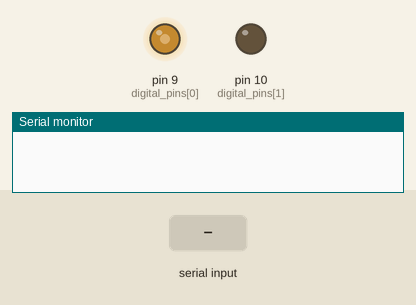
Recording of a sketch running on a simulated Arduino Leonardo, built with avr-gcc and run on an emulated ATmega32U4. Shown: output pins drawn as LEDs (lit = HIGH), the last lines printed to the serial monitor. The inputs (shaded band) are chosen by the test bench.

Above: at 11.2 s.
11.3 s: "Q\n" received over Serial
At 12.1 s:
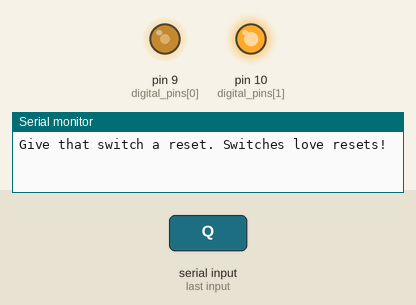
12.8 s: "0\n" received over Serial
14.3 s: "1\n" received over Serial
Timing chart, 0 to 17.3 s (numbered marks = the images above; inputs shaded):
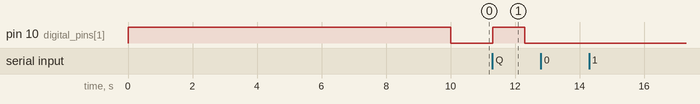

Measured:
- after the input at 11.3 s, pin 10 (digital_pins[1]): LOW → HIGH at once, → LOW 1.0 s later

The sketch:

Arduino.ino
```cpp
// Serial communication setup
constexpr long serial_baud_rate = 19200;
constexpr auto serial_config = SERIAL_8E1;

// Leonardo board information
constexpr int digital_pins[] = {9, 10, 11};
constexpr int analogue_pins[] = {A0, A1, A2};

const String STUDENT_NUMBER = "20887507";

unsigned long time1 = millis(); // LED receive indicator timer
unsigned long time2 = millis(); // Debug mode timer
unsigned long time3 = millis(); // Reset latch timer
unsigned long MillisecondsUpdtime = 0; // Uptime Counter

const byte numChars = 3; // two read bytes + end-of-line
char receivedChars[numChars]; // an array to store the received data

boolean newData = false;
boolean DebugMode = false;
boolean resetHigh =false;
String BinaryString = "";
String Outputstring = "";
int Aread = 0;

float volt_trans = 0;
float curr_trans = 0;
float phase_trans = 0;


void setup() {
  Serial.begin(19200,serial_config);
  pinMode(digital_pins[0], OUTPUT);
  pinMode(digital_pins[1], OUTPUT);
  pinMode(digital_pins[2], INPUT);

  TCCR1B = _BV(CS00);
  TCCR1A = _BV(CS01);

  analogWrite(9, 250);

  digitalWrite(10, HIGH);
  delay(10000);
  digitalWrite(10, LOW);

}

void loop()
{
 analogWrite(9, 250); //NB!!
 //Transducers();
 ReceiveData();
 TransmitData();
 DebugCheck();

  if((!resetHigh) && (receivedChars[0] == 'Q'))
  {
    Serial.println("Give that switch a reset. Switches love resets!");

    resetHigh = true;
    digitalWrite(10, HIGH);
    time3 = millis();
  }

  if((resetHigh) && (millis()-time3 > 1000))
  {
    resetHigh = false;
    digitalWrite(10, LOW);
    memset(receivedChars, 0, sizeof receivedChars);
  }

 // LED receive notifier timeout
 if(millis()-time1 > 200) {
    digitalWrite(LED_BUILTIN, LOW);
    time1 = millis(); }

}

void ReceiveData() {

 char Read_end = '\n';
 static byte rdx = 0;
 char ReadCharacter;


 while (Serial.available() > 0 && newData == false) {

  ReadCharacter = Serial.read();

  digitalWrite(LED_BUILTIN, HIGH);

  if (ReadCharacter != Read_end) {
    receivedChars[rdx] = ReadCharacter;
    rdx++;
    if (rdx >= numChars) {
      rdx = numChars - 1;
    }
  }
  else {
    receivedChars[rdx] = '\0'; // terminate the string
    rdx = 0;
    newData = true;
    }
  }
}

void TransmitData(){
  if (newData == true){
    if (receivedChars[0] == '0' && DebugMode == false){
        Serial.println(receivedChars[0]);
        Serial.println(STUDENT_NUMBER);
    }
    if (receivedChars[0] == '1' && DebugMode == false){
     Serial.println(receivedChars[0]);
     Serial.println(receivedChars[1]);
		 //Here you can apply calibration as necessary.
		 switch (receivedChars[1]) {
			 case '0' : Aread = analogRead(analogue_pins[0]); break;
       case '1' : Aread = analogRead(analogue_pins[1]); break;
			 case '2' : Aread = analogRead(analogue_pins[2]); break;
     }


  	Serial.println(Aread);
    }
    if (receivedChars[0] == '2' && DebugMode == false){
      Serial.println(receivedChars[0]);
      Serial.println(receivedChars[1]);
		switch (receivedChars[1]) {
			case '0' : Serial.println(digitalRead(digital_pins[0])); break;
      case '1' : Serial.println(digitalRead(digital_pins[1])); break;
			case '2' : Serial.println(digitalRead(digital_pins[2])); break;
    }
  }
 	if (receivedChars[0] == 'x' || receivedChars[0] == 'X'){
         if (receivedChars[1] == '0'){
            DebugMode = false;
         }
         else if (receivedChars[1] == '1'){
            DebugMode = true;
         }
    }

   if ((receivedChars[0] == 'U') && DebugMode == false) // Return uptime if '?' is received
     {
       MillisecondsUpdtime=millis();
       uptime();
     }
 }
  newData = false;
}

void DebugCheck(){
  if (DebugMode == true){
          String DebugOutput = "";
          /*
          float Aread0 = 0.078*analogRead(analogue_pins[0]) - 11.652;
          if( (int(Aread0) >= 46) || (int(Aread0) <= 0))
          {
            Aread0 = 0.0;
          }*/
          float Aread0 = analogRead(analogue_pins[0]);
          delay(10);

          float Aread1 = 61.879*5*analogRead(analogue_pins[1])/1023;
          delay(10);

          float Aread2 = ((3.4837*5*analogRead(analogue_pins[2])/1023) + 16.75)/sqrt(2);
          delay(10);

          DebugOutput = STUDENT_NUMBER + ',' + "A0:" + Aread0 + "(deg)," + "A1:" + Aread1 + "(mA)," + "A2:" + Aread2 +
          "(Vrms)," + "D0:" + ReturnDigitalRead(digitalRead(digital_pins[0])) + ',' + "D1:" + ReturnDigitalRead(digitalRead(digital_pins[1])) +
          ',' + "D2:" + ReturnDigitalRead(digitalRead(digital_pins[2]));
          if(millis()-time2 > 2000) { // LED receive notifier timeout
            Serial.println(DebugOutput);

          if(digitalRead(digital_pins[2]) == LOW)
            Serial.println("Switch on");
          else
            Serial.println("Switches be tripping");

            time2 = millis(); }
       }
}

String ReturnDigitalRead(int Input){
  if (Input == 0){
    return "LOW";
  }
  else {
    return "HIGH";
  }
}

void uptime()
{
 long days=0;
 long hours=0;
 long mins=0;
 long secs=0;
 secs = MillisecondsUpdtime/1000; //convect milliseconds to seconds
 mins=secs/60; //convert seconds to minutes
 hours=mins/60; //convert minutes to hours
 days=hours/24; //convert hours to days
 secs=secs-(mins*60); //subtract the coverted seconds to minutes in order to display 59 secs max
 mins=mins-(hours*60); //subtract the coverted minutes to hours in order to display 59 minutes max
 hours=hours-(days*24); //subtract the coverted hours to days in order to display 23 hours max
 //Display results
 Serial.print("Uptime : ");
 Serial.print(hours);
 Serial.print(":");
 Serial.print(mins);
 Serial.print(":");
 Serial.println(secs);
}

void ResetLatch()
{
  int len = sizeof(receivedChars)/sizeof(char);

  if(!resetHigh)
  {
    for(int k = 0; k < len; k++)
    {
      if(receivedChars[k] == 'r')
      {
        time3 = millis();
        resetHigh = true;
        digitalWrite(10, HIGH);
      }
    }
  }
  else if(millis()-time3 >= 100)
  {
    resetHigh = false;
    digitalWrite(10, LOW);
  }
}
```
